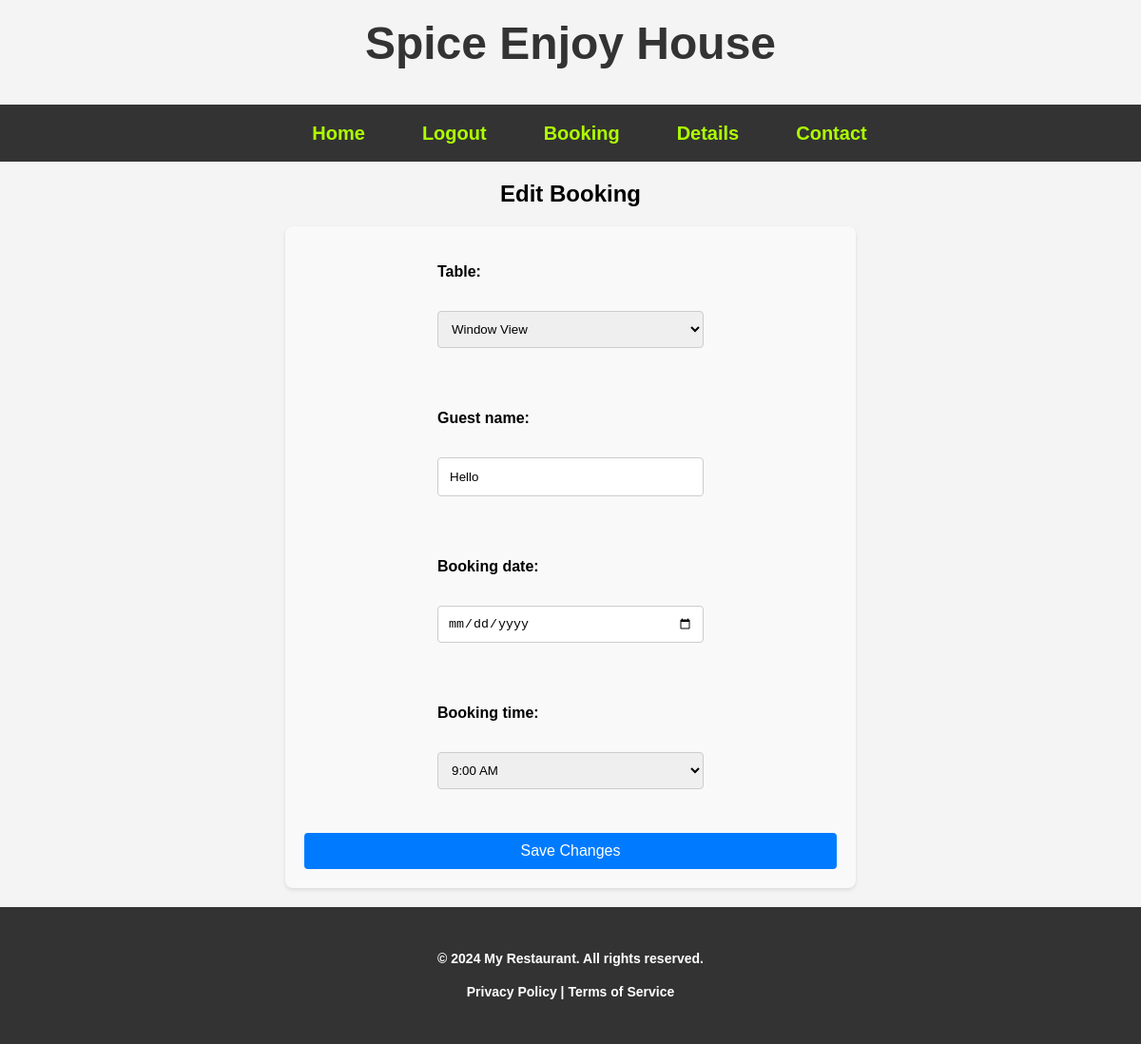
The page /edit-booking/8/ (signed in) on the database its author committed.
### booking_app/models.py (models this page shows, shortened)
class Booking(models.Model):
    table = models.ForeignKey(Table, on_delete=models.CASCADE)
    user = models.ForeignKey(User, on_delete=models.CASCADE)
    guest_name = models.CharField(max_length=100, validators=[MinLengthValidator(1)])
    booking_date = models.DateField()
    booking_time = models.TimeField()
    is_cancelled = models.BooleanField(default=False)

### booking_app/views.py (the view)
# urls.py: path('edit-booking/<int:booking_id>/', views.edit_booking, name='edit-booking'),
@login_required
def edit_booking(request, booking_id):
    booking = Booking.objects.get(id=booking_id)
    if booking.booking_date < timezone.now().date():
        messages.error(request, "Past bookings cannot be edited.")
        return redirect('booking-details')
    if request.method != 'POST':
        form = BookingForm(instance=booking)
    else:
        form = BookingForm(instance=booking, data=request.POST)
        if form.is_valid():
            form.save()
            return redirect('booking-details')
    context = {'form': form, 'booking': booking}
    return render(request, 'booking_app/edit_booking.html', context)

### booking_app/forms.py (shortened to what this page needs)
class BookingForm(forms.ModelForm):
    table = forms.ModelChoiceField(queryset=Table.objects.all(), empty_label="Select a table")
    guest_name = forms.CharField(max_length=100)
    booking_date = forms.DateField(
        widget=forms.DateInput(
            format='%d-%m-%Y',
            attrs={
                'class': 'form-input',
                'type': 'date',
                'min': timezone.now().date().isoformat(),
            },
        )
    )
    booking_time = forms.TypedChoiceField(
        choices=booking_time_choices,
        coerce=lambda value: datetime.strptime(value, '%H:%M').time(),
        empty_value=None,
        widget=forms.Select(attrs={'class': 'form-input'}),
    )
    class Meta:
        model = Booking
        fields = ('table', 'guest_name', 'booking_date', 'booking_time')

### booking_app/forms.py (called while the page is built)
def booking_time_choices(selected_date=None):
    choices = []
    current = datetime.combine(timezone.now().date(), SERVICE_START)
    end = datetime.combine(timezone.now().date(), SERVICE_END)
    current_time = timezone.localtime().time().replace(second=0, microsecond=0)
    while current < end:
        slot = current.time()
        if selected_date != timezone.now().date() or slot > current_time:
            choices.append((slot.strftime('%H:%M'), slot.strftime('%I:%M %p').lstrip('0')))
        current += timedelta(minutes=SLOT_MINUTES)
    return choices

### booking_app/models.py (called while the page is built)
    def __str__(self):
        return self.name

### booking_app/templates/booking_app/edit_booking.html (shortened to what this page needs)
{% extends "base.html" %}
{% load static %}
{% block content %}
<h1 class="center_heading">Edit Booking</h1>
<form method='post'>
    {% for field in form %}
    <div class="form-field">
        <p>
            {{ field.label_tag }}<br>
            {{ field }}
        </p>
    </div>
    {% endfor %}
    <button type="submit">Save Changes</button>
</form>
{% endblock content %}

### static/css/styles.css (style rules this page uses)
* { box-sizing: border-box; }
body { font-family: 'Arial', sans-serif; margin: 0; padding: 0; background-color: #f4f4f4; display: flex; flex-direction: column; min-height: 100vh; font-size: 16px; font-weight: bold; line-height: 1.5; }
form { display: flex; flex-direction: column; align-items: center; }
.form-field { width: 50%; margin-bottom: 10px; }
select, input[type="text"], input[type="date"] button { width: 100%; padding: 12px; border: 1px solid #ccc; border-radius: 4px; box-sizing: border-box; }
button { width: 50%; background-color: #007bff; color: #fff; border: none; cursor: pointer; }
.center_heading { text-align: center; font-size: 1.5em; font-weight: bold; }
form { display: flex; flex-direction: column; align-items: center; width: 100%; max-width: 600px; margin: 0 auto; padding: 20px; background-color: #f9f9f9; border-radius: 8px; box-shadow: 0 2px 4px rgba(0, 0, 0, 0.1); }
form label { display: block; margin-bottom: 5px; font-weight: bold; }
form input, form select { width: 100%; padding: 10px; border: 1px solid #ccc; border-radius: 4px; box-sizing: border-box; margin-bottom: 20px; }
form button { width: 100%; padding: 10px; border: none; border-radius: 4px; background-color: #007bff; color: #fff; cursor: pointer; font-size: 16px; }

### rows shown on the page
Booking: form "Window View" "Hello" "9:00 AM"

### other values the page prints
{{ field.label_tag }} "Table:" "Guest name:" "Booking date:" "Booking time:"
